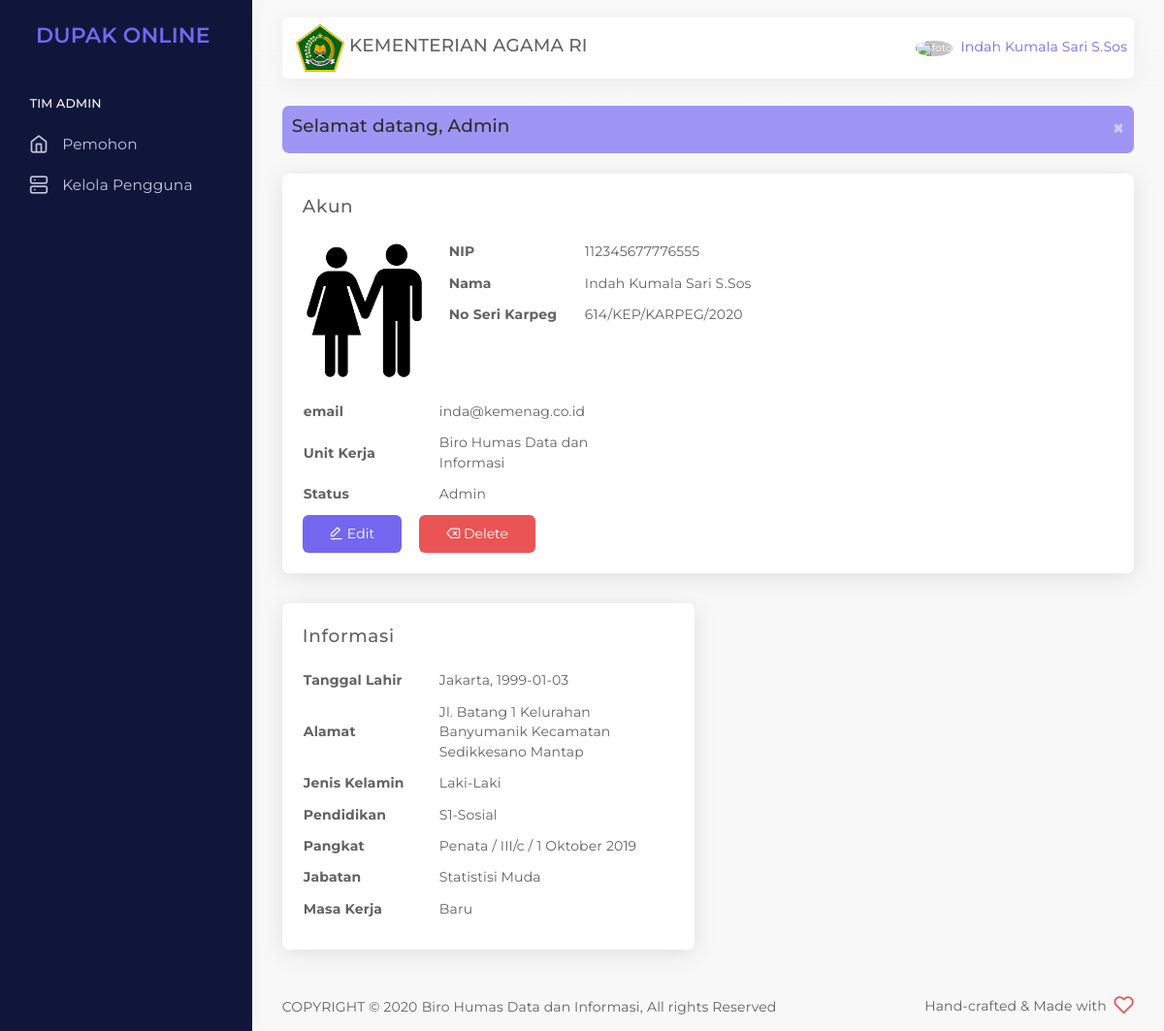
Screenshot of /admin/app-user-view.php (signed in) with the database file from the repository.
### tables this page shows
CREATE TABLE `pengguna` (
  `id_pengguna` int(100) NOT NULL,
  `nama` varchar(100) NOT NULL,
  `nip` varchar(225) NOT NULL,
  `password` varchar(255) NOT NULL,
  `email` varchar(255) NOT NULL,
  `alamat` varchar(255) NOT NULL,
  `no_seri_kapreg` varchar(1000) NOT NULL,
  `tempat_tanggal_lahir` varchar(100) NOT NULL,
  `tgl_lahir` date NOT NULL,
  `jenis_kelamin` varchar(100) NOT NULL,
  `pendidikan` varchar(100) NOT NULL,
  `pangkat` varchar(100) NOT NULL,
  `jabatan` enum('Statistisi Muda','Statistisi Madya') NOT NULL,
  `masa_kerja` varchar(100) NOT NULL,
  `unit_kerja` varchar(100) NOT NULL,
  `role` enum('Admin','Statistisi','Penilai') NOT NULL
);

### session_co.php (called while the page is built, shortened)
<?php
   include('config.php');
   $user_check = $_SESSION['login'];
   $ses_sql = mysqli_query($mysqli,"SELECT * FROM pengguna WHERE nip = '$user_check'");
   while ($row = mysqli_fetch_array($ses_sql,MYSQLI_ASSOC)){
      $login_session = $row['nama'];
      $login_session2 = $row['nip'];
      $login_session3 = $row['no_seri_kapreg'];
      $login_session4 = $row['unit_kerja'];
      $login_session5 = $row['role'];
      $login_session6 = $row['tempat_tanggal_lahir'];
      $login_session7 = $row['jenis_kelamin'];
      $login_session8 = $row['pendidikan'];
      $login_session9 = $row['pangkat'];
      $login_session10 = $row['jabatan'];
      $login_session11 = $row['masa_kerja'];
      $login_session13 = $row['tgl_lahir'];
      $login_session14 = $row['email'];
      $login_session15 = $row['alamat'];
   }
?>

### admin/app-user-view.php (the view, shortened to what this page needs)
<?php
include('../session_co.php');
?>
<!DOCTYPE html>
<html class="loading" lang="en" data-textdirection="ltr">
<head>
    <link rel="stylesheet" type="text/css" href="../app-assets/vendors/css/vendors.min.css">
    <link rel="stylesheet" type="text/css" href="../app-assets/vendors/css/extensions/toastr.css">
    <link rel="stylesheet" type="text/css" href="../app-assets/vendors/css/animate/animate.css">
    <link rel="stylesheet" type="text/css" href="../app-assets/vendors/css/extensions/sweetalert2.min.css">
    <link rel="stylesheet" type="text/css" href="../app-assets/css/bootstrap.css">
    <link rel="stylesheet" type="text/css" href="../app-assets/css/bootstrap-extended.css">
    <link rel="stylesheet" type="text/css" href="../app-assets/css/colors.css">
    <link rel="stylesheet" type="text/css" href="../app-assets/css/components.css">
    <link rel="stylesheet" type="text/css" href="../app-assets/css/themes/dark-layout.css">
    <link rel="stylesheet" type="text/css" href="../app-assets/css/themes/semi-dark-layout.css">
    <link rel="stylesheet" type="text/css" href="../app-assets/css/core/menu/menu-types/vertical-menu.css">
    <link rel="stylesheet" type="text/css" href="../app-assets/css/core/colors/palette-gradient.css">
    <link rel="stylesheet" type="text/css" href="../app-assets/css/pages/app-user.css">
    <link rel="stylesheet" type="text/css" href="../app-assets/css/plugins/extensions/toastr.css">
    <link rel="stylesheet" type="text/css" href="../assets/css/style.css">
</head>
<body class="vertical-layout vertical-menu-modern semi-dark-layout 2-columns  navbar-floating footer-static  " data-open="click" data-menu="vertical-menu-modern" data-col="2-columns" data-layout="semi-dark-layout">
    <nav class="header-navbar navbar-expand-lg navbar navbar-with-menu floating-nav navbar-light navbar-shadow">
        <div class="navbar-wrapper">
            <div class="navbar-container content">
                <div class="navbar-collapse" id="navbar-mobile">
                    <div class="mr-auto float-left bookmark-wrapper d-flex align-items-center">
                        <ul class="nav navbar-nav">
                            <li class="nav-item d-none d-lg-block"><img src="../app-assets/images/pages/kemenag25.png"><a class="h4"> KEMENTERIAN AGAMA RI</a>
                            </li>
                        </ul>
                    </div>
                        <a class="dropdown-toggle nav-link dropdown-user-link section_userinfo" href="#" data-toggle="dropdown">
                            <span class="avatar avatar-online">
                            <img src="https://sso.undip.ac.id/assets/app/images/user.png" style="max-width: 45px;" alt="foto"><i></i></span>
                            <span class="user-name" style="margin-bottom: 1rem;" >  <?php echo $login_session; ?></span></a>
                </div>
            </div>
        </div>
    </nav>
    <div class="main-menu menu-fixed menu-dark menu-accordion menu-shadow" data-scroll-to-active="true">
        <div class="navbar-header">
            <ul class="nav navbar-nav flex-row">
                <li class="nav-item mr-auto"><a class="navbar-brand" href="app-user-view.php">
                        <h2 class="brand-text mb-0">DUPAK ONLINE</h2>
                    </a></li>
                <li class="nav-item nav-toggle"><a class="nav-link modern-nav-toggle pr-0" data-toggle="collapse"></a></li>
            </ul>
        </div>
        <div class="main-menu-content">
        <ul class="navigation navigation-main" id="main-menu-navigation" data-menu="menu-navigation">
                            <li class=" navigation-header"><span>Tim Admin</span>
                            </li>
                            <li class=" nav-item"><a href="./app-user-view.php"><i class="feather icon-home"></i><span class="menu-title" data-i18n="Dashboard">Pemohon</span></a>
                            </li>
                            <li class=" nav-item"><a href="./pengguna.php"><i class="feather icon-server"></i><span class="menu-title" data-i18n="Colors">Kelola Pengguna</span></a>
                            </li>
                        </ul>
</div>
</div>
    <div class="app-content content">
        <div class="content-wrapper">
            <div class="content-body">
            <div class="alert alert-info no-border alert-dismissible mb-2 bg-primary bg-lighten-2" role="alert" style="color: #fff !important;">
					<button type="button" class="close" data-dismiss="alert" aria-label="Close">
						<span aria-hidden="true">×</span>
					</button>
                    <h4>Selamat datang,  <?php echo $login_session5; ?></h4></div>
                <section class="page-users-view">
                    <div class="row">
                        <div class="col-12">
                            <div class="card">
                                <div class="card-header">
                                    <div class="card-title">Akun</div>
                                </div>
                                <div class="card-body">
                                    <div class="row">
                                        <div class="users-view-image">
                                            <img src="../app-assets/images/portrait/small/orang.png" class="users-avatar-shadow w-100 rounded mb-2 pr-2 ml-1" alt="avatar">
                                        </div>
                                        <div class="col-12 col-sm-9 col-md-6 col-lg-5">
                                            <table>
                                                <tbody>
                                                <tr>
                                                    <td class="font-weight-bold">NIP</td>
                                                    <td><?php echo $login_session2; ?></td>
                                                </tr>
                                                <tr>
                                                    <td class="font-weight-bold">Nama</td>
                                                    <td><?php echo $login_session; ?></td>
                                                </tr>
                                                <tr>
                                                    <td class="font-weight-bold">No Seri Karpeg</td>
                                                    <td><?php echo $login_session3; ?></td>
                                                </tr>
                                                </tbody>
                                            </table>
                                        </div>
                                        <div class="col-12 col-md-12 col-lg-5">
                                            <table class="ml-0 ml-sm-0 ml-lg-0">
                                            <tr>
                                                    <td class="font-weight-bold">email</td>
                                                    <td><?php echo $login_session14; ?></td>
                                                </tr>
                                                <tr>
                                                    <td class="font-weight-bold">Unit Kerja</td>
                                                    <td><?php echo $login_session4; ?></td>
                                                </tr>
                                                <tr>
                                                    <td class="font-weight-bold">Status</td>
                                                    <td><?php echo $login_session5; ?></td>
                                                </tr>
                                            </table>
                                        </div>
                                        <div class="col-12">
                                        <a href="./app-user-edit.php?nip=<?php echo $login_session2; ?>" class="btn btn-primary mr-1"><i class="feather icon-edit-1"></i> Edit</a>
                                        <button type="reset" class="btn btn-danger" id="confirm-color"><i class="feather icon-delete"></i> Delete</a>
                                        </div>
                                    </div>
                                </div>
                            </div>
                        </div>
                        <div class="col-md-6 col-12 ">
                            <div class="card">
                                <div class="card-header">
                                    <div class="card-title">Informasi</div>
                                </div>
                                <div class="card-body">
                                    <table>
                                        <tr>
                                            <td class="font-weight-bold">Tanggal Lahir </td>
                                            <td><?php echo $login_session6; ?>, <?php echo $login_session13; ?></td>
                                        </tr>
                                        <tr>
                                            <td class="font-weight-bold">Alamat </td>
                                            <td><?php echo $login_session15; ?></td>
                                        </tr>
                                        <tr>
                                            <td class="font-weight-bold">Jenis Kelamin</td>
                                            <td><?php echo $login_session7; ?></td>
                                        </tr>
                                        <tr>
                                            <td class="font-weight-bold">Pendidikan</td>
                                            <td><?php echo $login_session8; ?></td>
                                        </tr>
                                        <tr>
                                            <td class="font-weight-bold">Pangkat</td>
                                            <td><?php echo $login_session9; ?></td>
                                        </tr>
                                        <tr>
                                            <td class="font-weight-bold">Jabatan</td>
                                            <td><?php echo $login_session10; ?></td>
                                        </tr>
                                        <tr>
                                            <td class="font-weight-bold">Masa Kerja</td>
                                            <td><?php echo $login_session11; ?></td>
                                        </tr>
                                    </table>
                                </div>
                            </div>
                        </div>
                    </div>
                </section>
            </div>
        </div>
    </div>
    <div class="drag-target"></div>
    <footer class="footer footer-static footer-light">
        <p class="clearfix blue-grey lighten-2 mb-0"><span class="float-md-left d-block d-md-inline-block mt-25">COPYRIGHT &copy; 2020<a class="text-bold-800 grey darken-2"  target="_blank">Biro Humas Data dan Informasi,</a>All rights Reserved</span><span class="float-md-right d-none d-md-block">Hand-crafted & Made with<i class="feather icon-heart pink"></i></span>
        </p>
    </footer>
</body>
</html>

### app-assets/css/themes/semi-dark-layout.css (style rules this page uses)
body.semi-dark-layout .main-menu { background-color : #10163A; }
body.semi-dark-layout .main-menu-content .navigation-main { background-color : #10163A; }
body.semi-dark-layout .main-menu-content .navigation-main .nav-item i { color : #C2C6DC; }
body.semi-dark-layout .main-menu-content .navigation-main .nav-item a:after, body.semi-dark-layout .main-menu-content .navigation-main .nav-item a { color : #C2C6DC; }

### app-assets/css/core/menu/menu-types/vertical-menu.css (style rules this page uses)
body.vertical-layout.vertical-menu-modern .main-menu .navigation > li > a > i { font-size : 1.2rem; margin-right : 1rem; float : left; }
body.vertical-layout.vertical-menu-modern .main-menu { -webkit-transition : 0.4s cubic-bezier(0.25, 0.8, 0.25, 1); transition : 0.4s cubic-bezier(0.25, 0.8, 0.25, 1); -webkit-transform : translate3d(0, 0, 0); transform : translate3d(0, 0, 0); -webkit-backface-visibility : hidden; backface-visibility : hidden; }
body.vertical-layout.vertical-menu-modern.menu-expanded .main-menu { width : 260px; }
body.vertical-layout.vertical-menu-modern.menu-expanded .main-menu .navigation > li > a > i { margin-right : 1rem; float : left; }
body.vertical-layout.vertical-menu-modern.menu-expanded .main-menu .navigation > li > a > i:before { font-size : 1.429rem; }
body.vertical-layout.vertical-menu-modern.menu-expanded .main-menu .navigation > li > a > span { -webkit-animation : 0.3s cubic-bezier(0.25, 0.8, 0.25, 1) 0s normal forwards 1 fadein; animation : 0.3s cubic-bezier(0.25, 0.8, 0.25, 1) 0s normal forwards 1 fadein; }
body.vertical-layout.vertical-menu-modern.menu-expanded .footer { margin-left : 260px; }
@media (min-width: 992px) { body.vertical-layout.vertical-menu-modern .main-menu { width : 260px; } }
@media (min-width: 992px) { body.vertical-layout.vertical-menu-modern .footer { margin-left : 260px; } }

### app-assets/css/pages/app-user.css (style rules this page uses)
.page-users-view .users-view-image { width : 150px; }
.page-users-view table td { padding-bottom : 0.8rem; min-width : 140px; word-break : break-word; }

### rows the page displays
pengguna: nama "Indah Kumala Sari S.Sos", role "Admin", nip "112345677776555", no_seri_kapreg "614/KEP/KARPEG/2020", email "inda@kemenag.co.id", unit_kerja "Biro Humas Data dan Informasi", tempat_tanggal_lahir "Jakarta", tgl_lahir "1999-01-03", alamat "Jl. Batang 1 Kelurahan Banyumanik Kecamatan Sedikkesano Mantap", jenis_kelamin "Laki-Laki", pendidikan "S1-Sosial", pangkat "Penata / III/c / 1 Oktober 2019", jabatan "Statistisi Muda", masa_kerja "Baru"
